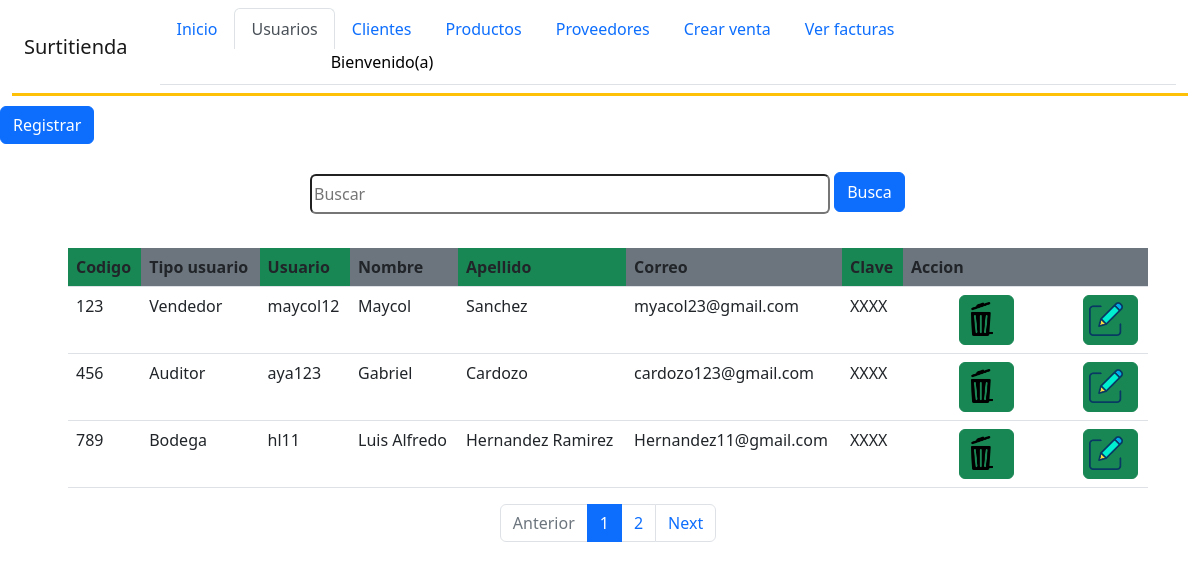
The page /administrador/usuarios.php?pagina=1 on the database its author committed.
### tables this page shows
CREATE TABLE `usuarios` (
  `id_usu` int(11) NOT NULL,
  `id_tip_usu` int(3) DEFAULT NULL,
  `usuario` char(60) DEFAULT NULL,
  `nombre_usuario` char(70) DEFAULT NULL,
  `apellido_usuario` char(70) DEFAULT NULL,
  `correo` char(80) DEFAULT NULL,
  `clave` char(255) DEFAULT NULL
);

CREATE TABLE `tipo_usu` (
  `id_tip_usu` int(3) NOT NULL,
  `tip_usu` char(30) DEFAULT NULL
);

### administrador/usuarios.php (the view, shortened to what this page needs)
<?php
    include_once("../conection/conexion.php");
    $nombre1=$_SESSION['nomb'];
    $apellido=$_SESSION['apel'];
    $sentencia="SELECT * FROM usuarios,tipo_usu WHERE usuarios.id_tip_usu=tipo_usu.id_tip_usu";
    $resultado=$bd->prepare($sentencia);
    $resultado->execute();
    $registros=3;
    $total=$resultado->rowCount();
   $paginas=$total/4;
   $paginas=ceil($paginas);
?>
<!DOCTYPE html>
<html lang="en">
<head>
    <link href="https://cdn.jsdelivr.net/npm/bootstrap@5.2.0-beta1/dist/css/bootstrap.min.css" rel="stylesheet">
    <link rel="stylesheet" href="../css/styles2.css">
</head>
<body>
<div class="container-fluid">
        <nav class="navbar navbar-expand-md navbar-light border-3 border-bottom border-warning">
        <?php
                    $iniciar=($_GET['pagina']-1)*$registros;
                    $sentencia1="SELECT * FROM usuarios,tipo_usu WHERE usuarios.id_tip_usu=tipo_usu.id_tip_usu LIMIT :iniciar,:nregistros";
                    $fell=$bd->prepare($sentencia1);
                    $fell->bindParam(":iniciar",$iniciar,PDO::PARAM_INT);
                    $fell->bindParam(":nregistros",$registros,PDO::PARAM_INT);
                    $fell->execute();
                    $camb=$fell->fetchAll();
                    ?>
        <div class="container-fluid">
                <a href="index.php" class="navbar-brand">Surtitienda</a>
                <div id="MenuNavegacion" class="collapse navbar-collapse">
                    <ul class="nav nav-tabs ms-3">
                        <li class="nav-item"><a class="nav-link" href="index.php">Inicio</a></li>
                        <li class="nav-item"><a class="nav-link active" href="usuarios.php">Usuarios</a></li>
                        <li class="nav-item"><a class="nav-link" href="clientes/index.php">Clientes</a></li>
                        <li class="nav-item"><a class="nav-link" href="productos/index.php">Productos</a></li>
                        <li class="nav-item"><a class="nav-link" href="proveedores/prove.php">Proveedores</a></li>
                        <li class="nav-item"><a class="nav-link" href="ventas/vent.php">Crear venta</a></li>
                        <li class="nav-item"><a class="nav-link" href="facturas/factu.php">Ver facturas</a></li>
                        <div class="btn-group" role="group">
                            <button id="btnGroupDrop1" type="button" class="dropdown" data-bs-toggle="dropdown" aria-expanded="false">
                            <p id="p">Bienvenido(a) <?php echo $nombre1 ?>  <?php echo $apellido ?></p>
                            </button>
                        </div>
                    </ul>
                </div>
            </div>
        </nav>
    </div>
    <div id="nim">
            <a href="registrar.php"><button type="button" class="btn btn-primary">Registrar</button></a>
            </div>
        <form method="post" action="buscar.php">
        <input class="buscar"  type="search" name="buscar"  id="" placeholder="Buscar"> <a href="#"><button id="but" class="btn btn-primary">Busca </button></a> <br> <br>
        <div id="tag">
            <center>
        <table  class="table">
        <tr>
            <th class="bg-success" scope="col">Codigo</th>
            <th class="bg-secondary" scope="col">Tipo usuario</th>
            <th class="bg-success" scope="col">Usuario</th>
            <th class="bg-secondary" scope="col">Nombre</th>
            <th class="bg-success" scope="col">Apellido</th>
            <th class="bg-secondary" scope="col">Correo</th>
            <th class="bg-success" scope="col">Clave</th>
            <th class="bg-secondary" scope="col">Accion</th>
            <th class="bg-secondary" scope="col"></th>
        </tr>
        <?php
            foreach ($camb as $move) {
        ?>
            <tr>
                <td><?php echo $move->id_usu;?></td>
                <td><?php echo $move->tip_usu?></td>
                <td><?php echo $move->usuario?></td>
                <td><?php echo $move->nombre_usuario?></td>
                <td><?php echo $move->apellido_usuario?></td>
                <td><?php echo $move->correo?></td>
                <td><?php echo "XXXX"?></td>
                <td><a id="q1" class="btn btn-success mx-5" href="eliminar.php?id=<?php echo $move->id_usu?> & nomb=<?php echo $move->nombre_usuario?>"><img class="mi" src="../img/bote1.png" alt=""></a></td>
            <td><a id="q2" class="btn btn-success" href="modificar.php?id=<?php echo $move->id_usu?> & nomb=<?php echo $move->nombre_usuario?>"><img class="mi" src="../img/modi2.png" alt=""></a></td>
            </tr>
        <?php
        }
        ?>
    </div>
    </form>
    <nav aria-label="Page navigation example">
  <ul class="pagination justify-content-center">
    <li class="page-item <?php  echo $_GET['pagina']<=1? 'disabled' : '' ?> ">
        <a class="page-link" href="usuarios.php?pagina=<?php echo $_GET['pagina']-1 ?>">Anterior</a>
    </li>
    <?php
        for($i=0; $i<$paginas; $i++):?>
            <li class="page-item <?php echo $_GET ['pagina']==$i+1? 'active': ''?>">
                <a class="page-link"
                href="usuarios.php?pagina=<?php echo $i+1?>">
                <?php echo $i+1?></a>
            </li>
            <?php endfor?>
    <li class="page-item <?php  echo $_GET['pagina']>=$paginas? 'disabled' : '' ?> "><a class="page-link" href="usuarios.php?pagina=<?php echo $_GET['pagina']+1 ?>">Next</a></li>
  </ul>
</nav>
</body>
</html>

### css/styles2.css (style rules this page uses)
#nim { margin-top: 10px; width: 380px; }
#tag { width: 90%; margin-top: 10px; margin-left: 68px; }
.mi { margin-left: -9px; margin-top: -2px; width: 38px; height: 38px; padding: 2px; }
.buscar { margin-top: 30px; margin-left: 310px; width: 520px; height: 40px; border-radius: 6px; }
#but { height: 40px; margin-top: -7px; }
#btnGroupDrop1 { border-radius: 5px; background-color: white; margin-left: 60px; border: 0px; color:black; width: 325px; height: 35px; }

### rows shown on the page
usuarios: id_usu "123", id_tip_usu.tip_usu "Vendedor", usuario "maycol12", nombre_usuario "Maycol", apellido_usuario "Sanchez", correo "myacol23@gmail.com"
usuarios: id_usu "456", id_tip_usu.tip_usu "Auditor", usuario "aya123", nombre_usuario "Gabriel", apellido_usuario "Cardozo", correo "cardozo123@gmail.com"
usuarios: id_usu "789", id_tip_usu.tip_usu "Bodega", usuario "hl11", nombre_usuario "Luis Alfredo", apellido_usuario "Hernandez Ramirez", correo "Hernandez11@gmail.com"
